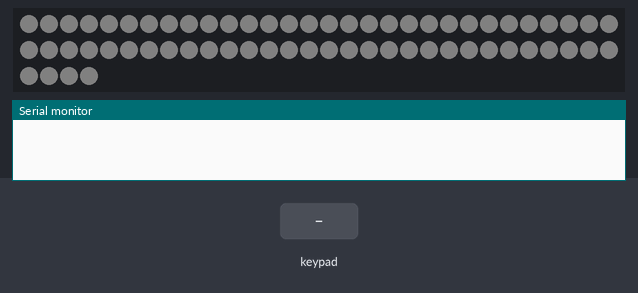
This sketch was run on a simulated Arduino Mega 2560, built with avr-gcc and run on an emulated ATmega2560. On the bench: 64 RGB LEDs in strip order, left to right, continuing on the next row, the last lines printed to the serial monitor. The test bench sets the inputs (shaded band). Dim RGB values are drawn brighter than linear; random numbers use the default seed unless the sketch sets one.

Above: at 1.2 s.
1.3 s: key '1' pressed
At 2.4 s:
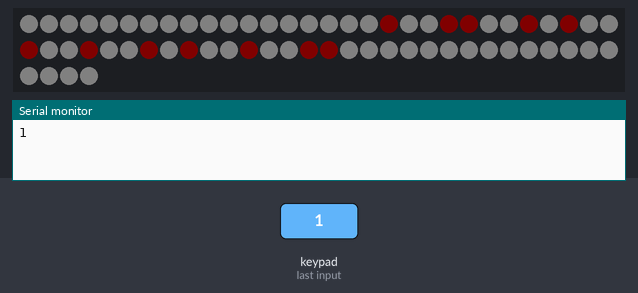
At 6.6 s:
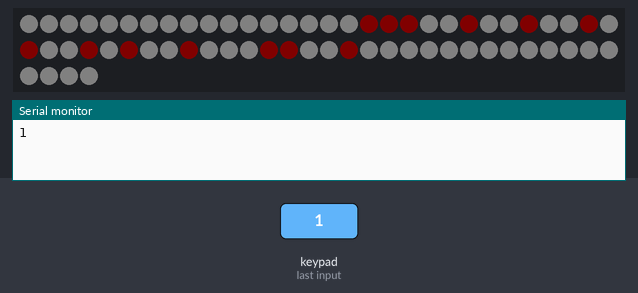
Timing chart, 0 to 8.1 s (numbered marks = the images above; inputs shaded):
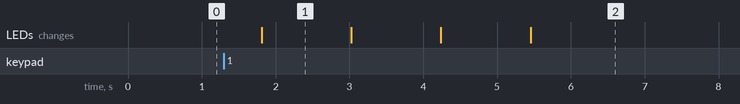

Measured:
- after the input at 1.3 s, the LEDs: change after 0.51 s (image 1)
- what the display in image 1 shows lasts 1.2 s, from 1.8 s to 3.0 s

The sketch:

led_test.ino
```cpp
#include "Adafruit_Keypad.h"
#include <FastLED.h>

// LED
#define DATA_PIN     7
#define NUM_LEDS    64
#define BRIGHTNESS  5
CRGB leds[NUM_LEDS];
byte rng = 0;
byte lastRng = 0;
byte shuffleCounter = 0;
char shuffle = false;

int Larray[7][64] =
{
  {
  0, 0, 0, 0, 0, 0, 0, 0,
  0, 0, 0, 0, 0, 0, 0, 0,
  0, 0, 0, 0, 0, 0, 0, 0,
  0, 0, 0, 0, 0, 0, 0, 0,
  0, 0, 0, 0, 0, 0, 0, 0,
  0, 0, 0, 0, 0, 0, 0, 0,
  0, 0, 0, 0, 0, 0, 0, 0,
  0, 0, 0, 0, 0, 0, 0, 0,
  },

  {
  0, 0, 0, 0, 0, 0, 0, 0,
  0, 0, 0, 0, 0, 0, 0, 0,
  0, 0, 0, 0, 0, 0, 0, 0,
  0, 1, 1, 1, 1, 1, 1, 0,
  0, 1, 1, 1, 1, 1, 1, 0,
  0, 0, 0, 0, 0, 0, 0, 0,
  0, 0, 0, 0, 0, 0, 0, 0,
  0, 0, 0, 0, 0, 0, 0, 0,
  },

  {
  0, 0, 0, 0, 0, 0, 0, 0,
  0, 0, 0, 0, 0, 0, 0, 0,
  0, 0, 1, 0, 0, 1, 1, 0,
  0, 1, 0, 1, 0, 0, 1, 0,
  0, 1, 0, 0, 1, 0, 1, 0,
  0, 1, 0, 0, 1, 1, 0, 0,
  0, 0, 0, 0, 0, 0, 0, 0,
  0, 0, 0, 0, 0, 0, 0, 0,
  },

  {
  0, 0, 0, 0, 0, 0, 0, 0,
  0, 0, 0, 0, 0, 0, 0, 0,
  0, 1, 0, 0, 0, 0, 1, 0,
  0, 1, 0, 0, 1, 0, 1, 0,
  0, 1, 0, 1, 0, 0, 1, 0,
  0, 0, 1, 1, 0, 1, 0, 0,
  0, 0, 0, 0, 0, 0, 0, 0,
  0, 0, 0, 0, 0, 0, 0, 0,
  },

  {
  0, 0, 0, 0, 0, 0, 0, 0,
  0, 0, 0, 0, 0, 0, 0, 0,
  0, 1, 1, 1, 1, 0, 0, 0,
  0, 0, 0, 1, 0, 0, 0, 0,
  0, 0, 0, 0, 1, 0, 0, 0,
  0, 1, 1, 1, 1, 1, 0, 0,
  0, 0, 0, 0, 0, 0, 0, 0,
  0, 0, 0, 0, 0, 0, 0, 0,
  },

  {
  0, 0, 0, 0, 0, 0, 0, 0,
  0, 0, 0, 0, 0, 0, 0, 0,
  0, 1, 1, 1, 0, 0, 1, 0,
  0, 1, 0, 0, 1, 0, 1, 0,
  0, 1, 0, 1, 0, 0, 1, 0,
  0, 0, 1, 1, 0, 0, 1, 0,
  0, 0, 0, 0, 0, 0, 0, 0,
  0, 0, 0, 0, 0, 0, 0, 0,
  },

  {
  0, 0, 0, 0, 0, 0, 0, 0,
  0, 0, 0, 0, 0, 0, 0, 0,
  0, 0, 1, 1, 1, 1, 0, 0,
  0, 1, 0, 0, 1, 0, 1, 0,
  0, 1, 0, 1, 0, 0, 1, 0,
  0, 0, 1, 1, 0, 0, 1, 0,
  0, 0, 0, 0, 0, 0, 0, 0,
  0, 0, 0, 0, 0, 0, 0, 0,
  },
};
// --------------------------------------------------------------------------------------------------------

// keypad
const byte ROWSx= 1;
const byte COLSx= 1;
char keysx[ROWSx][COLSx]=
{
{'1'}
};
byte rowPinsx[ROWSx] = {50};
byte colPinsx[COLSx] = {51};
Adafruit_Keypad customKeypadx = Adafruit_Keypad( makeKeymap(keysx), rowPinsx, colPinsx, ROWSx, COLSx);
// --------------------------------------------------------------------------------------------------------

void setup()
{
  Serial.begin(9600);
  customKeypadx.begin();

  //  LED
  FastLED.addLeds<NEOPIXEL, DATA_PIN>(leds, NUM_LEDS);
  FastLED.setBrightness(  BRIGHTNESS );
  // --------------------------------------------------------------------------------------------------------
}

void loop()
{
  customKeypadx.tick();
  while(customKeypadx.available())
  {
    keypadEvent e = customKeypadx.read();
    if(e.bit.EVENT == KEY_JUST_PRESSED)
      {
        char a = e.bit.KEY;
        int b = e.bit.KEY-48;
        Serial.println(a);
        if(b == 1){shuffle = true;}
      }
 }
  if(shuffle){
    delay(500);
    RandomLed();
    FastLED.show();
    shuffleCounter++;
    if(shuffleCounter > 3){shuffle = false;shuffleCounter = 0;}
    else{delay(700);}
  } else{ShowCurrentLed(); FastLED.show();}

  delay(10);
}

void RandomLed()
{
   GetRandomNumber();
   for(int j = 0; j<64; j++)
   {
     if(Larray[rng][j] == 1){leds[j] = CRGB::Red;}
     else{leds[j] = CRGB::White;}
   }
}

void ShowCurrentLed()
{
   for(int j = 0; j<64; j++)
   {
     if(Larray[rng][j] == 1){leds[j] = CRGB::Red;}
     else{leds[j] = CRGB::White;}
   }
}

void GetRandomNumber()
{
   while(true){
    rng = random(1,7);
    if(rng != lastRng){lastRng = rng; break;}
  }
}
```
